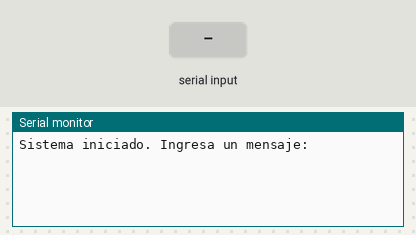
Bench run of a sketch on a simulated ESP32. On the bench: the last lines printed to the serial monitor. Inputs (shaded band) come from the test bench.

Above: at 1.2 s.
1.3 s: "1\n" received over Serial
At 1.9 s:
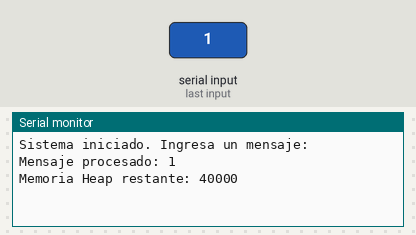
2.8 s: "0\n" received over Serial
At 3.2 s:
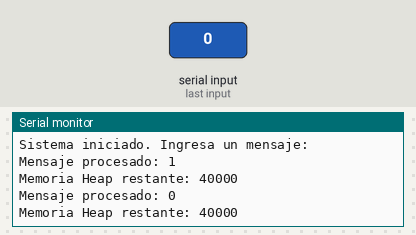
4.3 s: "2\n" received over Serial
At 5.3 s:
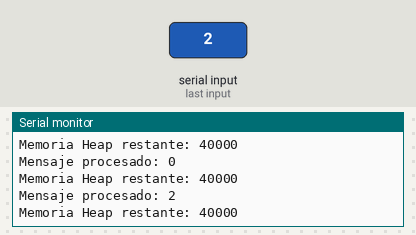

Measured:
- after the input at 1.3 s, the serial monitor: prints a new line at once (image 1)
- after the input at 2.8 s, the serial monitor: prints a new line at once (image 2)
- after the input at 4.3 s, the serial monitor: prints a new line at once (image 3)

The sketch:

P06_admi_memoria.ino
```cpp
//#include <Arduino.h>

// Manejadores de las tareas
TaskHandle_t Tarea2_Handle = NULL;
TaskHandle_t Tarea3_Handle = NULL;

#define MAX_BUFFER 100

/* 1. Tarea 1: Recepción por puerto serial (Adaptada a ESP32/Arduino) */
void Tarea1(void *pvParameters) {
    char buffer_local[MAX_BUFFER];
    uint8_t index = 0;

    while (1) {
        // Lectura del puerto serie usando la API de Arduino
        if (Serial.available() > 0) {
            char c = Serial.read();

            // Al recibir un \n o \r
            if (c == '\n' || c == '\r') {
                if (index > 0) {
                    buffer_local[index] = '\0';
                    size_t len = index + 1;

                    // Comprobar si hay suficiente memoria Heap disponible
                    if (xPortGetFreeHeapSize() >= len) {
                        // Reservar el espacio exacto de la cadena
                        char *ptr_mensaje = (char *)pvPortMalloc(len);

                        if (ptr_mensaje != NULL) {
                            strcpy(ptr_mensaje, buffer_local);
                            // Enviar la dirección de memoria como un valor de 32 bits
                            xTaskNotify(Tarea2_Handle, (uint32_t)ptr_mensaje, eSetValueWithOverwrite);
                        }
                    } else {
                        Serial.println("Error: Memoria insuficiente para la cadena.");
                    }
                    index = 0; // Reiniciar buffer
                }
            } else {
                if (index < MAX_BUFFER - 1) {
                    buffer_local[index++] = c;
                }
            }
        }
        vTaskDelay(pdMS_TO_TICKS(10)); // Necesario para no bloquear el Watchdog del ESP32
    }
}

/* 2. Tarea 2: Procesamiento */
void Tarea2(void *pvParameters) {
    uint32_t valor_notificacion;

    while (1) {
        // Espera la notificación usando xTaskNotifyWait().
        // No debe esperar eternamente (portMAX_DELAY), debe tener un timeout de 5 segundos.
        BaseType_t resultado = xTaskNotifyWait(
            0x00,
            0xFFFFFFFF,
            &valor_notificacion,
            pdMS_TO_TICKS(5000)
        );

        if (resultado == pdTRUE) {
            // Al recibir una notificación, extrae la dirección de memoria del mensaje.
            char *ptr_mensaje = (char *)valor_notificacion;

            // Modifica la cadena en la misma memoria del Heap, deberá invertir el orden de la cadena.
            // Por ejemplo, recibe "HOLA" cambia el orden a "ALOH"[cite: 2].
            int len = strlen(ptr_mensaje);
            for (int i = 0; i < len / 2; i++) {
                char temp = ptr_mensaje[i];
                ptr_mensaje[i] = ptr_mensaje[len - 1 - i];
                ptr_mensaje[len - 1 - i] = temp;
            }

            // Una vez modificada, notifica a la Tarea 3 pasando de nuevo el puntero en el valor de la notificación[cite: 2].
            xTaskNotify(Tarea3_Handle, (uint32_t)ptr_mensaje, eSetValueWithOverwrite);
        } else {
            // Si pasan 5 segundos sin recibir mensajes, debe imprimir "Estado: Sistema inactivo, esperando comandos..." y volver a esperar[cite: 2].
            Serial.println("Estado: Sistema inactivo, esperando comandos...");
        }
    }
}

/* 3. Tarea 3: Transmisión por puerto serial */
void Tarea3(void *pvParameters) {
    uint32_t valor_notificacion;

    while (1) {
        // Espera indefinidamente la notificación de la Tarea 2[cite: 2].
        xTaskNotifyWait(0x00, 0xFFFFFFFF, &valor_notificacion, portMAX_DELAY);

        // Al recibirla, extrae el puntero y envía la cadena modificada al Monitor Serie[cite: 2].
        char *ptr_mensaje = (char *)valor_notificacion;
        Serial.print("Mensaje procesado: ");
        Serial.println(ptr_mensaje);

        // Imprime cuánta memoria Heap queda disponible en ese momento[cite: 2].
        Serial.print("Memoria Heap restante: ");
        Serial.println(xPortGetFreeHeapSize());

        // Finalmente, utiliza vPortFree() para liberar ese bloque exacto de memoria[cite: 2].
        vPortFree(ptr_mensaje);
    }
}

void setup() {
    // Inicializar puerto serial para el ESP32
    Serial.begin(115200);
    while (!Serial) { delay(10); } // Esperar conexión

    Serial.println("Sistema iniciado. Ingresa un mensaje:");

    // Crear las tareas con un tamaño de pila adecuado para el ESP32 (2048 bytes es seguro)
    xTaskCreate(Tarea1, "Recepcion", 2048, NULL, 1, NULL);
    xTaskCreate(Tarea2, "Procesamiento", 2048, NULL, 2, &Tarea2_Handle);
    xTaskCreate(Tarea3, "Salida", 2048, NULL, 3, &Tarea3_Handle);
}

void loop() {
    // En entornos con FreeRTOS bajo Arduino (como el ESP32), el loop()
    // corre como una tarea de baja prioridad. Se puede eliminar.
    vTaskDelete(NULL);
}
```
